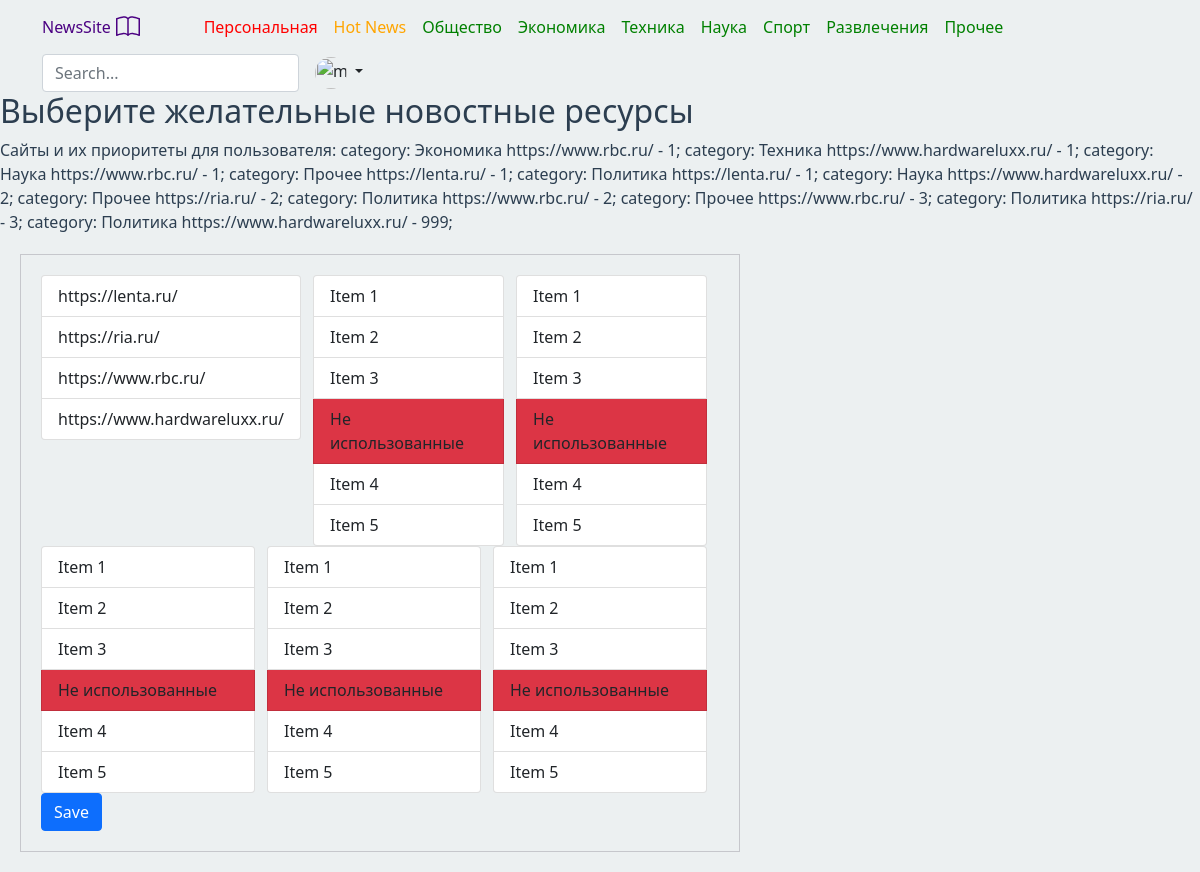
The app's page /news_site/profile/ (signed in) with its own data.
### news_site/models.py (models this page shows)
class UrlsForCategory(models.Model):
    category = models.ForeignKey(Category, on_delete=models.CASCADE)
    user = models.ForeignKey(CustomUser, on_delete=models.CASCADE)
    url = models.ForeignKey(UrlsTable, on_delete=models.CASCADE)
    prior = models.IntegerField(blank=True, null=True, default=999)
    class Meta:
        ordering = ["prior"]

class Category(models.Model):
    category = models.CharField(max_length=45, null=False, blank=False)

class UrlsTable(models.Model):
    url = models.CharField(max_length=200, null=False, blank=False)
    site_name = models.CharField(max_length=200, null=False, blank=False)
    def __str__(self):
        return self.url

### news_site/views.py (the view)
# urls.py: re_path(r'profile/', views.UserProfile.as_view(), name='Profile'),
class UserProfile(generic.TemplateView):
    template_name = 'news_site/profile.html'
    def get_context_data(self, **kwargs):
        user_urls = UrlsForCategory.objects.all().filter(user=self.request.user)
        user_urls_pol = UrlsForCategory.objects.all().filter(user=self.request.user, category=1)
        user_urls_econ = UrlsForCategory.objects.all().filter(user=self.request.user, category=2)
        user_urls_tech = UrlsForCategory.objects.all().filter(user=self.request.user, category=3)
        user_urls_sci = UrlsForCategory.objects.all().filter(user=self.request.user, category=4)
        user_urls_sport = UrlsForCategory.objects.all().filter(user=self.request.user, category=5)
        user_urls_entr = UrlsForCategory.objects.all().filter(user=self.request.user, category=6)
        if self.request.method == 'POST':
            if "save" in self.request.POST:
                pass
        else:
            form = UserProfileForm(initial={
                'all_urls': [
                    url for url in user_urls.values_list("url", flat=True)
                ]
            })
        context = {
            'user_urls': user_urls,
            'user_urls_pol': user_urls_pol,
            'user_urls_econ': user_urls_econ,
            'user_urls_tech': user_urls_tech,
            'user_urls_sci': user_urls_sci,
            'user_urls_sport': user_urls_sport,
            'user_urls_entr': user_urls_entr,
            'urls': UrlsTable.objects.all(),
            'form': form,
        }
        return context

### news_site/forms.py
class UserProfileForm(forms.Form):
    ordering = forms.CharField()
    '''all_urls = forms.ModelMultipleChoiceField(
        queryset=UrlsTable.objects.all().order_by('url'),
        widget=forms.CheckboxSelectMultiple,
        label="",
        label_suffix='',
    )'''

### news_site/templates/news_site/profile.html (shortened to what this page needs)
{% extends "base.html" %}
{% load crispy_forms_tags %}
{% block content %}
{% load static %}
<h2>Выберите желательные новостные ресурсы</h2>
Сайты и их приоритеты для пользователя:
{% for url in user_urls %}
  category: {{ url.category.category }} {{ url.url }} - {{ url.prior }};
{% endfor %}
<form id='orderingForm' class="User-profile-form" method="post" action="">
<div class="container">
	<div class="row">
		<div id="Obsh" class="list-group col">
			{% for item in urls %}
				<div class="list-group-item">{{ item.url}}</div>
			{% endfor %}
		</div>
		<div id="Econ" class="list-group col">
			<div class="list-group-item">Item 1</div>
			<div class="list-group-item">Item 2</div>
			<div class="list-group-item" draggable="false" style="">Item 3</div><div class="list-group-item bg-danger filtered" style="">Не использованные</div>
			<div class="list-group-item">Item 4</div>
			<div class="list-group-item">Item 5</div>
		</div>
		<div id="Tech" class="list-group col">
			<div class="list-group-item order-12">Item 1</div>
			<div class="list-group-item">Item 2</div>
			<div class="list-group-item" draggable="false" style="">Item 3</div><div class="list-group-item bg-danger filtered" style="">Не использованные</div>
			<div class="list-group-item">Item 4</div>
			<div class="list-group-item">Item 5</div>
		</div>
		<div id="Sci" class="list-group col">
			<div class="list-group-item">Item 1</div>
			<div class="list-group-item">Item 2</div>
			<div class="list-group-item" draggable="false" style="">Item 3</div><div class="list-group-item bg-danger filtered" style="">Не использованные</div>
			<div class="list-group-item">Item 4</div>
			<div class="list-group-item">Item 5</div>
		</div>
		<div id="Sport" class="list-group col">
			<div class="list-group-item">Item 1</div>
			<div class="list-group-item">Item 2</div>
			<div class="list-group-item" draggable="false" style="">Item 3</div><div class="list-group-item bg-danger filtered" style="">Не использованные</div>
			<div class="list-group-item">Item 4</div>
			<div class="list-group-item">Item 5</div>
		</div>
		<div id="Entr" class="list-group col">
			<div class="list-group-item">Item 1</div>
			<div class="list-group-item">Item 2</div>
			<div class="list-group-item" draggable="false" style="">Item 3</div><div class="list-group-item bg-danger filtered" style="">Не использованные</div>
			<div class="list-group-item">Item 4</div>
			<div class="list-group-item">Item 5</div>
		</div>
	</div>
</div>
	<input id='saveOrdering' class="btn btn-primary" type="submit" value="Save" name="save" />
</form>
{% endblock %}

### news_site/static/css/style.css (style rules this page uses)
.User-profile-form { border: 1px solid #c6c7cc; margin: 20px; padding: 20px; width: 60%; }

### records on screen
UrlsForCategory: category.category "Экономика", url "https://www.rbc.ru/", prior "1"
UrlsForCategory: category.category "Техника", url "https://www.hardwareluxx.ru/", prior "1"
UrlsForCategory: category.category "Наука", url "https://www.rbc.ru/", prior "1"
UrlsForCategory: category.category "Прочее", url "https://lenta.ru/", prior "1"
UrlsForCategory: category.category "Политика", url "https://lenta.ru/", prior "1"
UrlsForCategory: category.category "Наука", url "https://www.hardwareluxx.ru/", prior "2"
UrlsForCategory: category.category "Прочее", url "https://ria.ru/", prior "2"
UrlsForCategory: category.category "Политика", url "https://www.rbc.ru/", prior "2"
UrlsForCategory: category.category "Прочее", url "https://www.rbc.ru/", prior "3"
UrlsForCategory: category.category "Политика", url "https://ria.ru/", prior "3"
UrlsForCategory: category.category "Политика", url "https://www.hardwareluxx.ru/", prior "999"
UrlsTable: url "https://lenta.ru/"
UrlsTable: url "https://ria.ru/"
UrlsTable: url "https://www.rbc.ru/"
UrlsTable: url "https://www.hardwareluxx.ru/"
